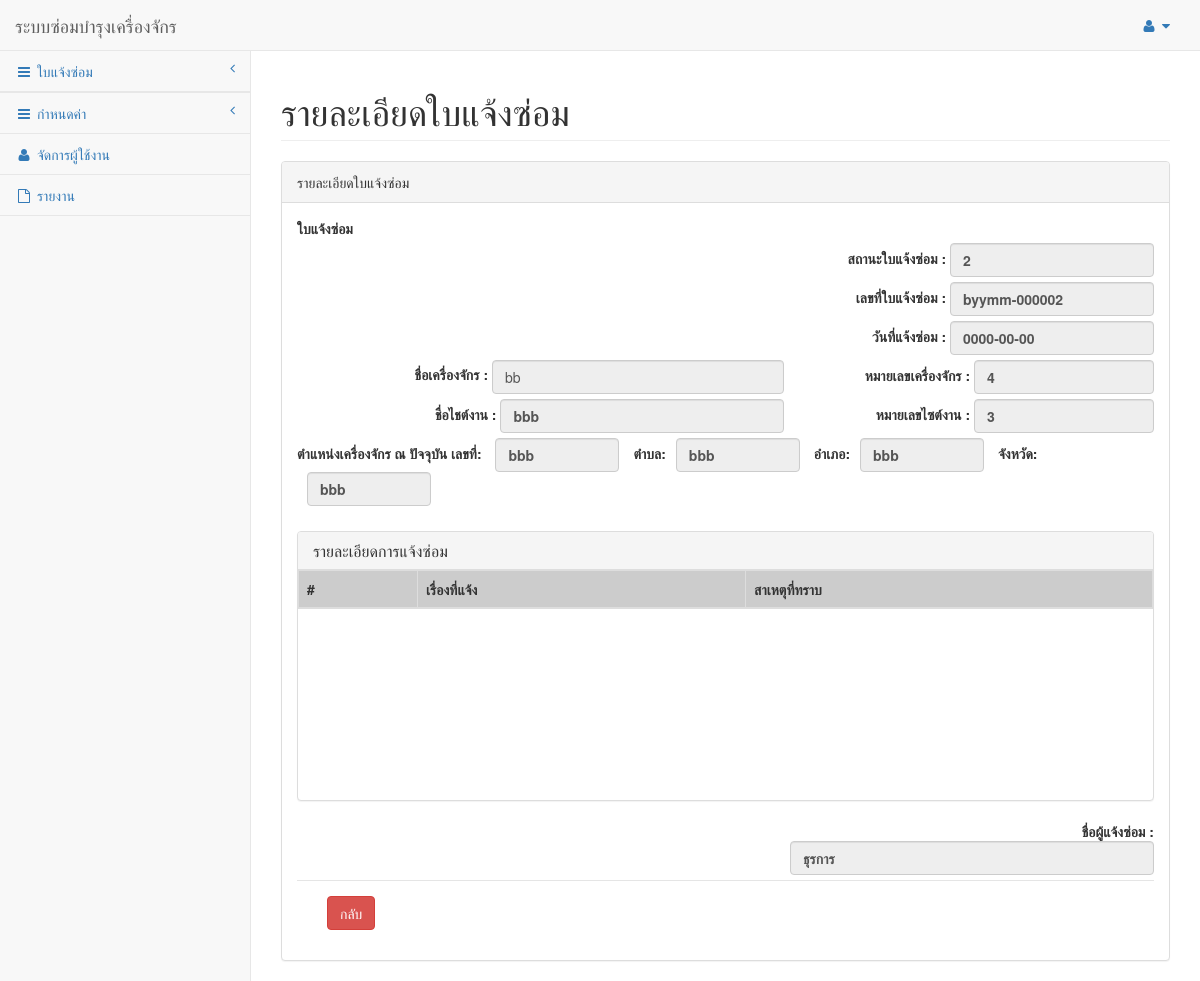
The page /Job/showMajor.php?id=byymm-000002 on the database as committed earlier.
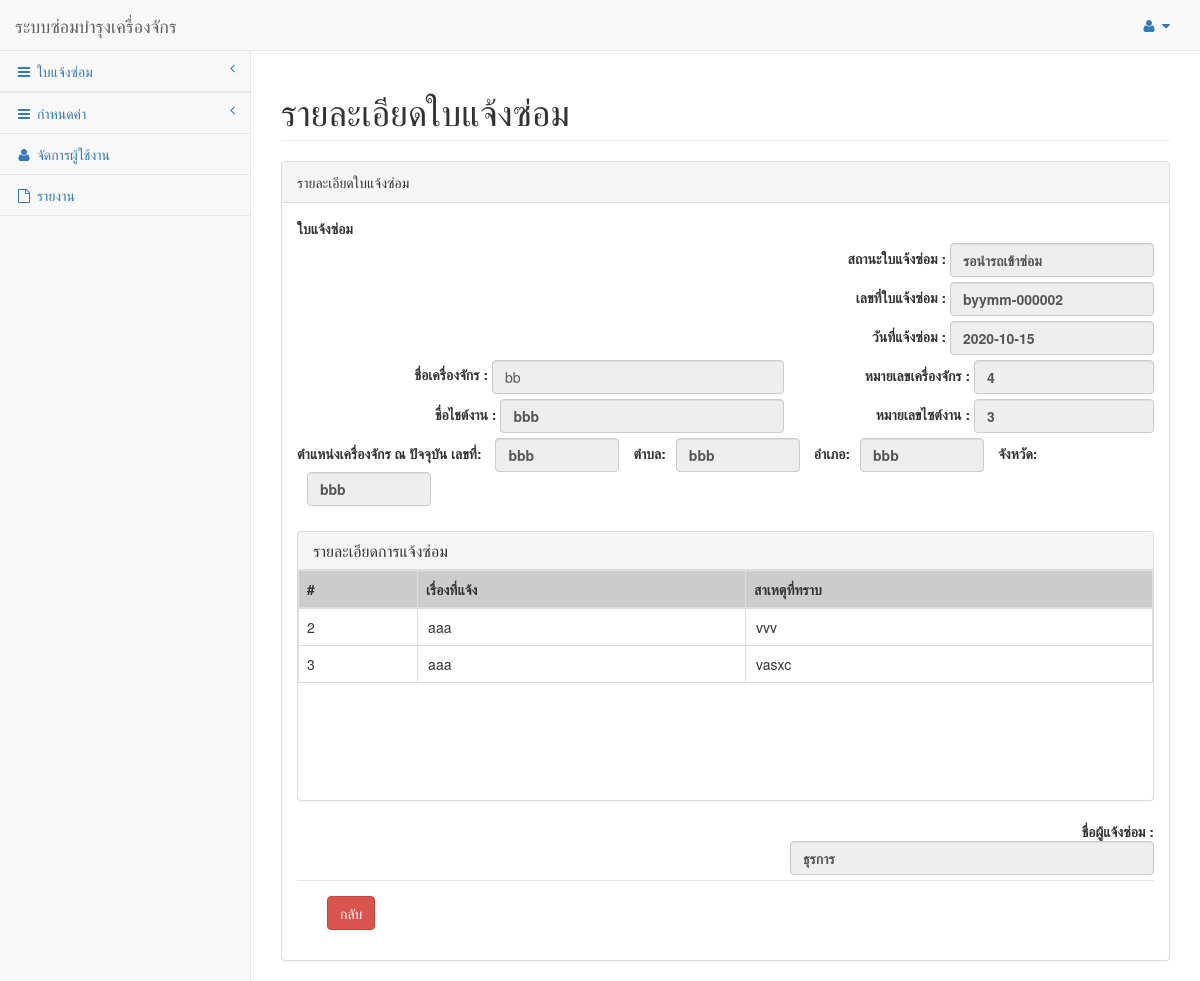
The same page on the database as committed later.
### tables this page shows
CREATE TABLE `tdoctmajob` (
  `XVMajDocNo` varchar(13) NOT NULL,
  `XVMajWhoInformant` varchar(100) NOT NULL,
  `XVMajStatus` varchar(30) NOT NULL,
  `XVMaCarStatus` varchar(200) NOT NULL,
  `XVMajFinishRmk` varchar(150) NOT NULL,
  `XVMajDocStatus` varchar(1) NOT NULL,
  `XVMajNumber` varchar(100) NOT NULL,
  `XVMajSub-district` varchar(100) NOT NULL,
  `XVMajDistrict` varchar(100) NOT NULL,
  `XVMajProvince` varchar(100) NOT NULL,
  `XVVehCode` int(5) NOT NULL
);

CREATE TABLE `tdoctmajobdate` (
  `XVMajDocNo` varchar(13) NOT NULL,
  `XDMajEstAppPlanDate` datetime NOT NULL,
  `XDMajEstActualDate` datetime NOT NULL,
  `XDMajDate` date NOT NULL,
  `XDMajSpareDate` date NOT NULL,
  `XDMaPickupAppPlanDate` datetime NOT NULL,
  `XDMajRepairAppPlanDate` datetime NOT NULL,
  `XDMajRepairActualDate` datetime NOT NULL,
  `XDMajPickupActualDate` datetime NOT NULL,
  `XDMajFinishDate` datetime NOT NULL,
  `XDMajConfirmDate` datetime NOT NULL,
  `XDMajSendTime` datetime NOT NULL,
  `XDMajKeyTime` datetime NOT NULL,
  `XDMajFinishRepairDate` datetime NOT NULL,
  `XDMajFinishEstDate` datetime NOT NULL
);

CREATE TABLE `tmstvehicle` (
  `XVVehCode` int(5) NOT NULL,
  `XVVehName` varchar(50) NOT NULL,
  `XVVehRegistration` varchar(50) NOT NULL,
  `XVVehNumber` varchar(50) NOT NULL,
  `XVVehMango` varchar(50) NOT NULL,
  `XVVehBrand` varchar(50) NOT NULL,
  `XVVehModel` varchar(50) NOT NULL,
  `XVVehChassisNumber` varchar(50) NOT NULL,
  `XVVehEngineNumber` varchar(50) NOT NULL,
  `XVVehTypeCode` int(5) DEFAULT NULL,
  `XVDptCode` int(5) DEFAULT NULL
);

CREATE TABLE `tmstmdepartment` (
  `XVDptCode` int(5) NOT NULL,
  `XVDptNumber` varchar(100) NOT NULL,
  `XVDptSub-district` varchar(100) NOT NULL,
  `XVDptDistrict` varchar(100) NOT NULL,
  `XVDptProvince` varchar(100) NOT NULL,
  `XVDptname` varchar(100) NOT NULL
);

CREATE TABLE `tdoctmajobdetail` (
  `XIMajdSeqNo` int(3) NOT NULL,
  `XVMajDocNo` varchar(13) NOT NULL,
  `XVMajdSubject` varchar(150) NOT NULL,
  `XVMajdCause` varchar(150) NOT NULL,
  `XVMajConfirm` varchar(50) NOT NULL,
  `XVPicturePath` text NOT NULL
);

### Job/showMajor.php (the view, shortened to what the changed rows need)
<!DOCTYPE html>
<html lang="en">
<head>
    <link href="../vendor/bootstrap/css/bootstrap.min.css" rel="stylesheet">
    <link href="../vendor/metisMenu/metisMenu.min.css" rel="stylesheet">
    <link href="../vendor/datatables/css/dataTables.bootstrap.css" rel="stylesheet">
    <link href="../vendor/datatables-responsive/dataTables.responsive.css" rel="stylesheet">
    <link href="../dist/css/sb-admin-2.css" rel="stylesheet">
    <link href="../vendor/font-awesome/css/font-awesome.min.css" rel="stylesheet" type="text/css">
    <link href="../vendor/font-awesome/css/font-awesome.min.css" rel="stylesheet" type="text/css">
</head>
<body>
<?php include '../Template/templsidebar.php';
         include '../database/connect.php';
    if(isset($_GET['id'])){
        $id=$_GET['id'];
    $sql = " SELECT  m.XVMajDocNo, d.XDMajDate, m.XVVehCode, v.XVVehName, m.XVMajStatus, m.XVMajDocStatus ,depart.XVDptCode,depart.XVDptName,depart.XVDptNumber,depart.`XVDptSub-district`,depart.XVDptDistrict,depart.XVDptProvince
 FROM  tdoctmajob m, tdoctmajobdate d, tmstvehicle v,tmstmdepartment depart
 WHERE m.XVMajDocNo = d.XVMajDocNo
 AND m.XVVehCode = v.XVVehCode
 AND v.XVDptCode = depart.XVDptCode
 AND m.XVMajDocNo ='$id'";
$result = mysqli_query($connect,$sql) or die(mysqli_query($connect));
while ($row=mysqli_fetch_array($result)){
?>
<div id="wrapper">
    <div id="page-wrapper">
        <div class="row">
            <div class="col-lg-12">
                <h1 class="page-header">รายละเอียดใบแจ้งซ่อม</h1>
            </div>
        </div>
        <div class="row">
            <div class="col-lg-12">
                <div class="panel panel-default">
                    <div class="panel-heading">
                    รายละเอียดใบแจ้งซ่อม
                    </div>
                    <div class="panel-body">
                    <label>ใบแจ้งซ่อม</label>
                    <form action="editMajor.php" class="form-inline" method="POST">
                    <div class="row">
                            <div class="col-md-6"></div>
                            <div class="col-md-6 ml-auto">
                                <div class="col text-right">
                                    <label for="numb">สถานะใบแจ้งซ่อม : <input type="text" name="XVMajDocstatus" id="jobstatus"
                                            class="form-control" value="<?php echo $row["XVMajStatus"];?>"  readonly></label>
                                </div>
                            </div>
                        </div>
                    <div class="row">
                            <div class="col-md-6"></div>
                            <div class="col-md-6 ml-auto">
                                <div class="col text-right">
                                    <label for="numb">เลขที่ใบแจ้งซ่อม : <input type="text" name="XVMajDocNo" id="jobid"
                                            class="form-control" value="<?php echo $row["XVMajDocNo"];?>"  readonly></label>
                                </div>
                            </div>
                        </div>
                        <div class="row">
                            <div class="col-md-6"></div>
                            <div class="col-md-6 ml-auto">
                                <div class="col text-right">
                                    <label for="numb">วันที่แจ้งซ่อม : <input type="text" name="numb"
                                            class="form-control" value="<?php echo $row["XDMajDate"];?>" readonly></label>
                                </div>
                            </div>
                        </div>
                        <div class="row">
                                    <div class="col-md-7">
                                        <div class="col text-right">
                                            <label for="numb">ชื่อเครื่องจักร :</label>
                                            <input id="XVVehTypeName" name="XVVehTypeName" class="form-control" value="<?php echo $row["XVVehName"];?>"
                                                style="width:60%" readonly>
                                        </div>
                                    </div>
                                    <div class="col-md-5">
                                <div class="col text-right">
                                    <label for="numb">หมายเลขเครื่องจักร : <input type="text" size="17" name="noof" value="<?php echo $row["XVVehCode"];?>"
                                            class="form-control" id="noof" readonly></label>
                                </div>
                            </div>
                        </div>
                        <div class="row">
                            <div class="col-md-7">
                                <div class="col text-right">
                                    <label for="numb">ชื่อไชต์งาน : <input type="text" size="30" name="dname" id="dname" value="<?php echo $row["XVDptName"];?>"
                                            class="form-control" readonly></label>
                                </div>
                            </div>
                            <div class="col-md-5">
                                <div class="col text-right">
                                    <label for="numb">หมายเลขไซต์งาน : <input type="text" size="17" name="dcode" value="<?php echo $row["XVDptCode"];?>"
                                            id="dcode" class="form-control" readonly></label>
                                </div>
                            </div>
                        </div>
                        <div class="form-row">
                            <div class="col">
                                <label for="numb">ตำแหน่งเครื่องจักร ณ ปัจจุบัน เลขที่:
                                    <input type="text" style="margin: 0px 10px;" size="10" name="dnum" id="dnum" value="<?php echo $row["XVDptNumber"];?>" readonly
                                        class="form-control">
                                   ตำบล:<input type="text" style="margin: 0px 10px;" size="10" name="dsub" id="dsub" value="<?php echo $row["XVDptSub-district"];?>" readonly
                                        class="form-control">
                                    อำเภอ:<input type="text" style="margin: 0px 10px;" size="10" name="ddis" id="ddis" value="<?php echo $row["XVDptDistrict"];?>" readonly
                                        class="form-control">
                                     จังหวัด:<input type="text" style="margin: 0px 10px;" size="10" name="dpro" id="dpro" value="<?php echo $row["XVDptProvince"];?>" readonly
                                        class="form-control"></label>
                            </div>
                        </div>
                        <div class="panel panel-default" style="margin-top:20px;">
                            <div class="panel-heading">
                                <h3 class="panel-title">รายละเอียดการแจ้งซ่อม</h3>
                            </div>
                            <div class="table-wrapper-scroll-y my-custom-scrollbar">
                                <table class="table table-bordered" id="tab_logic">
                                    <thead>
                                        <tr>
                                            <th style="background:#CCCCCC;">#</th>
                                            <th style="background:#CCCCCC;">เรื่องที่แจ้ง</th>
                                            <th style="background:#CCCCCC;">สาเหตุที่ทราบ</th>
                                        </tr>
                                    </thead>
                                    <tbody class="sub">
                                    <?php
                                    include '../database/connect.php';
                                        $sql2 = "SELECT jd.XIMajdSeqNo,jd.XVMajdSubject,jd.XVMajdCause
                                         FROM  tdoctmajob j ,tdoctmajobdetail jd
                                         WHERE  j.XVMajDocNo = jd.XVMajDocNo
                                         AND j.XVMajDocNo = '$id'";
                                        $result2 = mysqli_query($connect,$sql2) or die(mysqli_query($connect));
                                        while ($row2=mysqli_fetch_array($result2)){
                                    ?>
                                        <tr id='addr0'>
                                            <td><?php echo $row2["XIMajdSeqNo"];?></td>
                                            <td><input type="text" name="n_sub[]" placeholder="กรุณากรอกเรื่องที่แจ้ง" value="<?php echo $row2["XVMajdSubject"];?>" readonly>
                                            </td>
                                            <td><input type="text" name="sub[]" placeholder="กรุณากรอกสาเหตุ" value="<?php echo $row2["XVMajdCause"];?>" readonly></td>
                                        </tr>
                                        <?php } ?>
                                    </tbody>
                                </table>
                            </div>
                            <div class="panel-body" style="margin:0px;">
                            </div>
                        </div>
                        <div class="row">
                            <div class="col-md-6">
                            </div>
                            <div class="col-md-6">
                                <div class="col text-right">
                                    <label for="numb">ชื่อผู้แจ้งซ่อม : <input type="text" size="40" name="nameofuser"
                                            id="nameofuser" value="ธุรการ" class="form-control" readonly></label>
                                </div>
                            </div>
                        </div>
                        <div class="modal-footer">
                            <div class="col-md-6">
                                <div class="col text-left">
                                    <a type="button" class="btn btn-danger mr-auto" href="Listjob.php" >กลับ</a>
                                </div>
                            </div>
                            <div class="col-md-6">
                            </div>
                        </div>
                    </form>
                    </div>
                </div>
            </div>
        </div>
    </div>
    <?php }
                            }?>
</body>
</html>

Rows that differ between the two databases and show on the page:
changed tdoctmajob "byymm-000002": XVMajDocstatus "2" → "รอนำรถเข้าซ่อม"; numb "0000-00-00" → "2020-10-15"
added tdoctmajobdetail: XIMajdSeqNo "2", XVMajdSubject "aaa", XVMajdCause "vvv"
added tdoctmajobdetail: XIMajdSeqNo "3", XVMajdSubject "aaa", XVMajdCause "vasxc"
